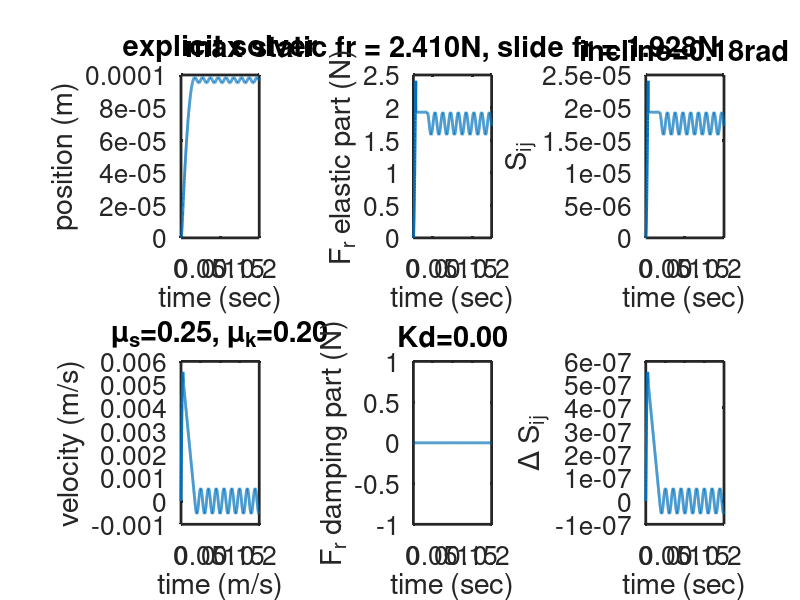

Write MATLAB code to recreate this figure.
clc
clear all
close all

m = 1;
g = 9.8;
k = 1e3;
mu_s = 0.25;
mu_k = 0.2;
slope_theta = 0.18;

%solver = 'implicit';
solver = 'explicit';
fr_model_damping = false;

Tend = 0.2;
dt = 1e-4;
t = 0:dt:Tend;

x = zeros(length(t),1);
v = zeros(length(t),1);
acc = zeros(length(t),1);
Ef_array = zeros(length(t),1);
Df_array = zeros(length(t),1);
dSij_array = zeros(length(t),1);

x(1) = 0;
x_init = x(1);
v(1) = 0;
acc(1) = g*sin(slope_theta);
Ef_array(1) = 0;
Df_array(1) = 0;
dSij_array(1) = 0;

Ke = 1e5;
%Ke = 0;
%Kd = 2*sqrt(m*Ke);
%Kd = 0;

slide_mode = 's';
%define relative displacement history
Sij = 0;
Sij_array = zeros(length(t),1);


theta_array =  zeros(length(t),1);
%    slope_theta = max(slope_theta - 0.001, 0.18);

theta_array(1) = slope_theta;
Sij_array(1) = 0;
% slide_slack_s = mu_s*m*g*cos(slope_theta)/Ke;
% slide_slack_k = mu_k*m*g*cos(slope_theta)/Ke;
friction = 0;
pj = 0;
delta_Sij = 0;
Kd=0;
for i = 1:length(t)-1
    
    %    slope_theta = max(slope_theta - 0.001, 0.18);
    slide_slack_s = mu_s*m*g*cos(slope_theta)/Ke;
    slide_slack_k = mu_k*m*g*cos(slope_theta)/Ke;
    
    if solver == 'implicit'
        if fr_model_damping == true
            Kd = 2*sqrt(m*Ke);
        else
            Kd = 0;
        end
        
        if slide_mode == 's'
            acc(i+1) = (m*g*sin(slope_theta) - Ke*Sij - Ke*dt*v(i) - Kd*v(i))/(m + k*dt^2 + Ke*dt^2 + Kd*dt);
        else
            
            acc(i+1) = (m*g*sin(slope_theta) - Ke*Sij)/(m + k*dt^2);
        end
        
    else
        
        acc(i+1) = (m*g*sin(slope_theta) - friction)/m;
    end
    
    
    
    v(i+1) = v(i) + dt*acc(i+1);
    x(i+1) = x(i) + dt*v(i+1);
    
    pi = x(i+1) - x(i);
    delta_Sij = pi-pj;
    Sij = Sij + delta_Sij;
    
    slide_slack = abs(Sij);
    
    Sij_old = Sij;
    if slide_mode == 's'
        
        if fr_model_damping == true
            Kd = 2*sqrt(m*Ke);
        else
            Kd = 0;
        end
        
        
        alpha_s = slide_slack/slide_slack_s;
        if alpha_s > 1
            Sij = Sij/alpha_s;
            slide_mode = 'k';
            Kd = 0;
        end
    else
        alpha_k = slide_slack/slide_slack_k;
        if alpha_k > 1
            %Sij = Sij/alpha_k;
            
            Sij = sign(Sij)*slide_slack_k;
            Kd = 0;
        else
            slide_mode = 's';
            if fr_model_damping == true
                Kd = 2*sqrt(m*Ke);
            else
                Kd = 0;
            end
        end
    end
    
    Ef = Ke * Sij;
    
    Df = Kd * delta_Sij/dt;
    
    friction = Ef + Df;
    
    
    Ef_array(i+1) = Ef;
    Df_array(i+1) = Df;
    Sij_array(i+1) = Sij;
    theta_array(i+1) = slope_theta;
    dSij_array(i+1) = delta_Sij;
    
    fprintf('time=%.5f, slide_mode=%s, sij_old=%g, sij=%g, dsij=%g\n', t(i), slide_mode, Sij_old, Sij, delta_Sij)
    
    
    
end

FontSize = 22;
LineWidth = 2;

figure('units','normalized','outerposition',[0 0 1 1]);
subplot(2,3,1)
plot(t, x, 'LineWidth', LineWidth);
xlabel('time (sec)', 'FontSize', FontSize);
ylabel('position (m)', 'FontSize', FontSize);
set(gca, 'linewidth', LineWidth);
a = get(gca, 'XTick');
set(gca, 'FontSize', FontSize-3)
xlim([0,Tend])
title(sprintf('%s solver', solver));

subplot(2,3,4)
plot(t, v, 'LineWidth', LineWidth);
xlabel('time (m/s)', 'FontSize', FontSize);
ylabel('velocity (m/s)', 'FontSize', FontSize);
set(gca, 'linewidth', LineWidth);
a = get(gca, 'XTick');
set(gca, 'FontSize', FontSize-3)
title(sprintf('\\mu_s=%.2f, \\mu_k=%.2f', mu_s, mu_k));
xlim([0,Tend])

% subplot(2,3,3)
% plot(t, theta_array, 'LineWidth', LineWidth)
% xlabel('time (sec)', 'FontSize', FontSize);
% ylabel('incline angle (rad)', 'FontSize', FontSize);
% set(gca, 'linewidth', LineWidth);
% a = get(gca, 'XTick');
% set(gca, 'FontSize', FontSize-3)
% title(sprintf('tan^{-1} \\mu_s = %.2frad, tan^{-1} \\mu_k = %.2frad', atan(mu_s), atan(mu_k)));
% xlim([0, Tend])


subplot(2,3,2)
plot(t, Ef_array, 'LineWidth', LineWidth)
xlabel('time (sec)', 'FontSize', FontSize);
ylabel('F_r elastic part (N)', 'FontSize', FontSize);
set(gca, 'linewidth', LineWidth);
a = get(gca, 'XTick');
set(gca, 'FontSize', FontSize-3)
title(sprintf('max static fr = %.3fN, slide fr = %.3fN', mu_s*m*g*cos(slope_theta), mu_k*g*cos(slope_theta)));
xlim([0, Tend])

subplot(2,3,5)
plot(t, Df_array, 'LineWidth', LineWidth)
%title(sprintf('Ke=%.0gN/m, Kd=%.2fNs/m, dt = %gsec', Ke, Kd,dt));
xlabel('time (sec)', 'FontSize', FontSize);
ylabel('F_r damping part (N)', 'FontSize', FontSize);
set(gca, 'linewidth', LineWidth);
a = get(gca, 'XTick');
set(gca, 'FontSize', FontSize-3)
xlim([0,Tend])
title(sprintf('Kd=%.2f',Kd));


subplot(2,3,3)
plot(t, Sij_array, 'LineWidth', LineWidth)
xlabel('time (sec)', 'FontSize', FontSize);
ylabel('S_{ij}', 'FontSize', FontSize);
set(gca, 'linewidth', LineWidth);
a = get(gca, 'XTick');
set(gca, 'FontSize', FontSize-3)
xlim([0, Tend])
title(sprintf('incline=%.2frad', slope_theta));


subplot(2,3,6)
plot(t, dSij_array, 'LineWidth', LineWidth)
%title(sprintf('Ke=%.0gN/m, Kd=%.2fNs/m, dt = %gsec', Ke, Kd,dt));
xlabel('time (sec)', 'FontSize', FontSize);
ylabel('\Delta S_{ij}', 'FontSize', FontSize);
set(gca, 'linewidth', LineWidth);
a = get(gca, 'XTick');
set(gca, 'FontSize', FontSize-3)
xlim([0,Tend])


